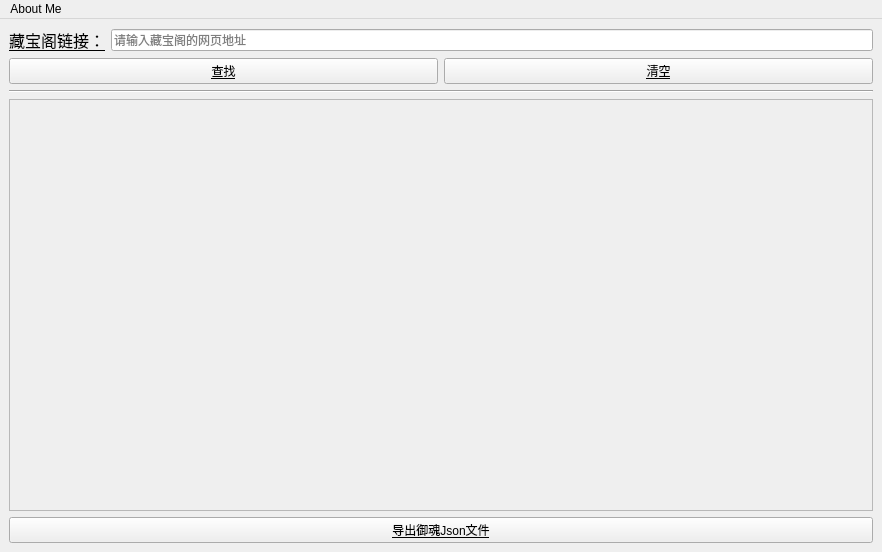
<?xml version="1.0" encoding="UTF-8"?>
<ui version="4.0">
 <class>Mainwondow</class>
 <widget class="QMainWindow" name="Mainwondow">
  <property name="enabled">
   <bool>true</bool>
  </property>
  <property name="geometry">
   <rect>
    <x>0</x>
    <y>0</y>
    <width>882</width>
    <height>552</height>
   </rect>
  </property>
  <property name="font">
   <font>
    <underline>false</underline>
   </font>
  </property>
  <property name="windowTitle">
   <string>藏宝阁</string>
  </property>
  <property name="layoutDirection">
   <enum>Qt::LeftToRight</enum>
  </property>
  <widget class="QWidget" name="cbgwindow">
   <property name="font">
    <font>
     <underline>true</underline>
    </font>
   </property>
   <layout class="QVBoxLayout" name="verticalLayout_3">
    <item>
     <layout class="QHBoxLayout" name="horizontalLayout">
      <item>
       <widget class="QLabel" name="cbgurl_label">
        <property name="enabled">
         <bool>true</bool>
        </property>
        <property name="font">
         <font>
          <pointsize>12</pointsize>
          <underline>true</underline>
         </font>
        </property>
        <property name="layoutDirection">
         <enum>Qt::LeftToRight</enum>
        </property>
        <property name="text">
         <string>藏宝阁链接：</string>
        </property>
       </widget>
      </item>
      <item>
       <widget class="QLineEdit" name="cbgurl">
        <property name="font">
         <font>
          <underline>false</underline>
         </font>
        </property>
        <property name="placeholderText">
         <string>请输入藏宝阁的网页地址</string>
        </property>
       </widget>
      </item>
     </layout>
    </item>
    <item>
     <layout class="QHBoxLayout" name="horizontalLayout_2">
      <item>
       <widget class="QPushButton" name="Search">
        <property name="text">
         <string>查找</string>
        </property>
       </widget>
      </item>
      <item>
       <widget class="QPushButton" name="Delete">
        <property name="text">
         <string>清空</string>
        </property>
       </widget>
      </item>
     </layout>
    </item>
    <item>
     <widget class="Line" name="line">
      <property name="orientation">
       <enum>Qt::Horizontal</enum>
      </property>
     </widget>
    </item>
    <item>
     <layout class="QVBoxLayout" name="verticalLayout_2">
      <item>
       <widget class="QTextBrowser" name="Notification">
        <property name="enabled">
         <bool>false</bool>
        </property>
        <property name="font">
         <font>
          <pointsize>12</pointsize>
          <underline>false</underline>
         </font>
        </property>
       </widget>
      </item>
      <item>
       <widget class="QPushButton" name="Tojson">
        <property name="text">
         <string>导出御魂Json文件</string>
        </property>
       </widget>
      </item>
     </layout>
    </item>
   </layout>
  </widget>
  <widget class="QMenuBar" name="menubar">
   <property name="geometry">
    <rect>
     <x>0</x>
     <y>0</y>
     <width>882</width>
     <height>23</height>
    </rect>
   </property>
   <widget class="QMenu" name="menuAbout_Me">
    <property name="title">
     <string>About Me</string>
    </property>
    <property name="toolTipsVisible">
     <bool>false</bool>
    </property>
    <addaction name="actionGithub"/>
    <addaction name="separator"/>
   </widget>
   <addaction name="menuAbout_Me"/>
  </widget>
  <action name="actionGithub">
   <property name="text">
    <string>Github</string>
   </property>
  </action>
 </widget>
 <resources/>
 <connections/>
</ui>
